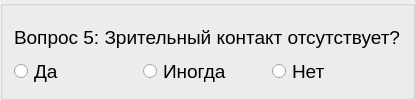
          <widget class="QGroupBox" name="block2_item05">
           <layout class="QVBoxLayout" name="verticalLayout_23">
            <property name="spacing">
             <number>0</number>
            </property>
            <item>
             <widget class="QLabel" name="label_30">
              <property name="font">
               <font>
                <pointsize>14</pointsize>
               </font>
              </property>
              <property name="text">
               <string>Вопрос 5: Зрительный контакт отсутствует?</string>
              </property>
              <property name="alignment">
               <set>Qt::AlignLeading|Qt::AlignLeft|Qt::AlignVCenter</set>
              </property>
             </widget>
            </item>
            <item>
             <layout class="QHBoxLayout" name="_23">
              <property name="spacing">
               <number>0</number>
              </property>
              <item>
               <widget class="QRadioButton" name="radioButton_67">
                <property name="font">
                 <font>
                  <pointsize>14</pointsize>
                 </font>
                </property>
                <property name="text">
                 <string>Да</string>
                </property>
               </widget>
              </item>
              <item>
               <widget class="QRadioButton" name="radioButton_68">
                <property name="font">
                 <font>
                  <pointsize>14</pointsize>
                 </font>
                </property>
                <property name="text">
                 <string>Иногда</string>
                </property>
               </widget>
              </item>
              <item>
               <widget class="QRadioButton" name="radioButton_69">
                <property name="font">
                 <font>
                  <pointsize>14</pointsize>
                 </font>
                </property>
                <property name="text">
                 <string>Нет</string>
                </property>
               </widget>
              </item>
             </layout>
            </item>
           </layout>
          </widget>
